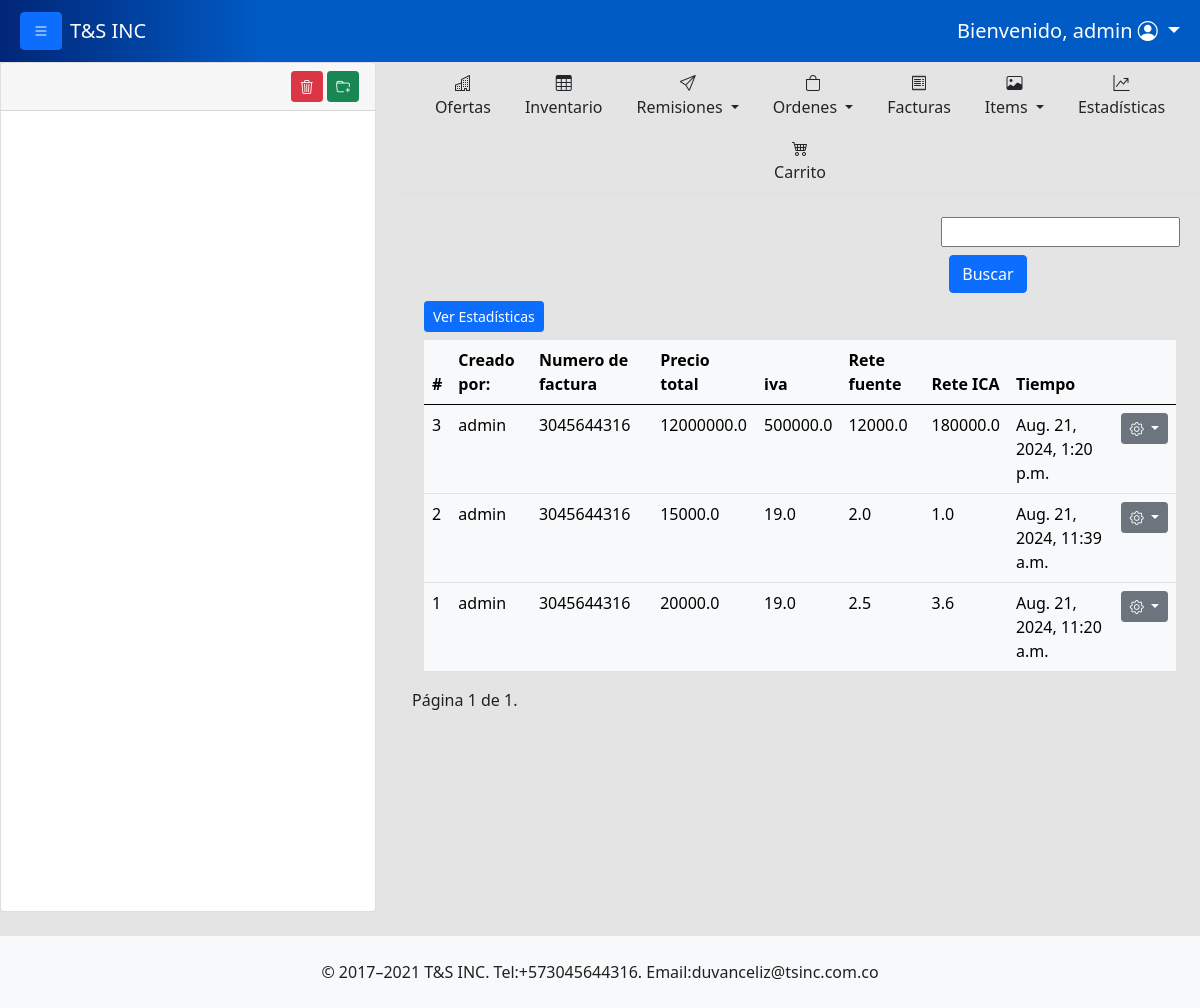
The page /invoices/ (signed in) on the database as committed earlier.
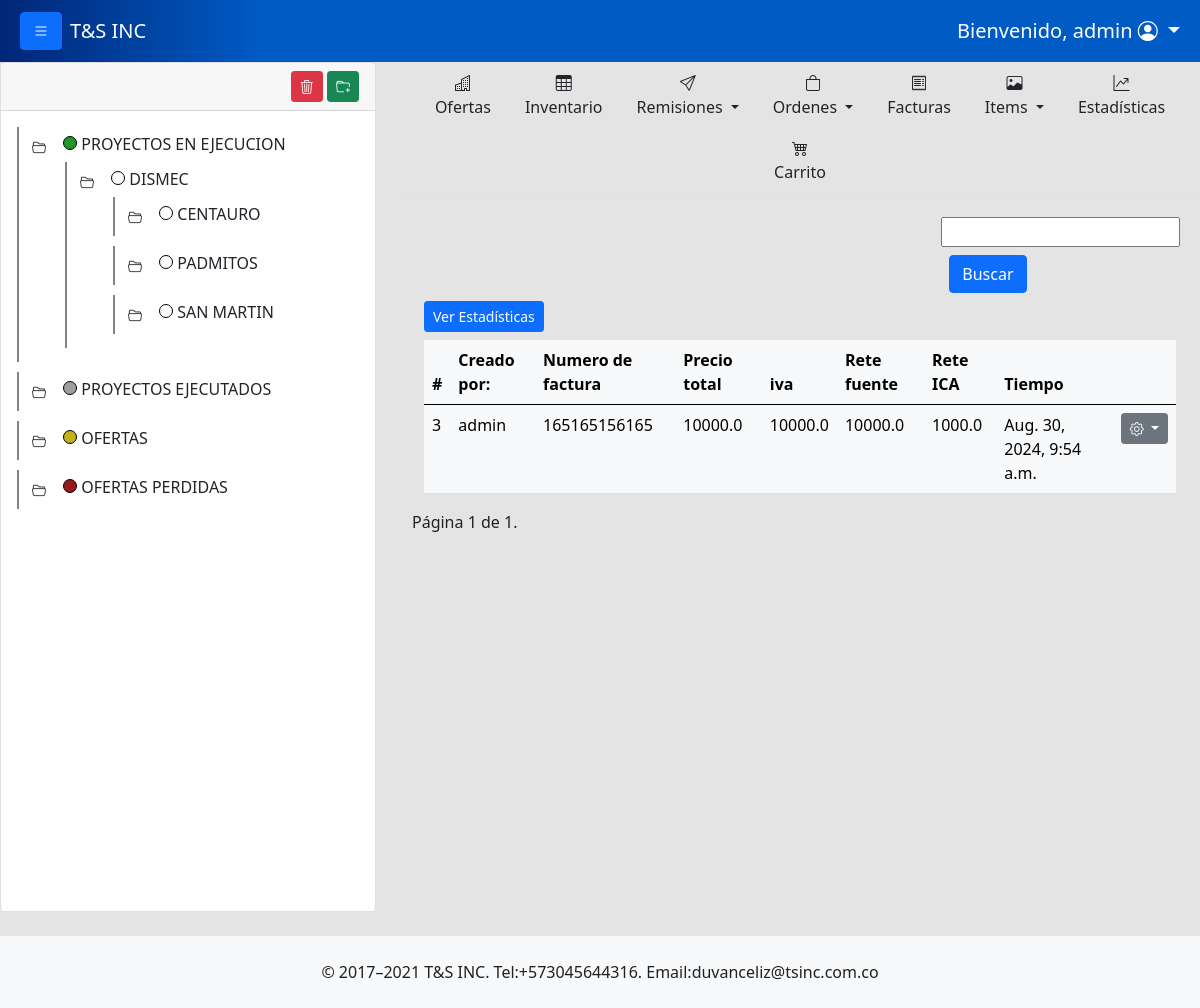
The same page on the database as committed later.
### tsinc/models.py (models this page shows, shortened)
class Invoice(models.Model):
    number = models.CharField(max_length=100)
    total_price = models.FloatField(default=0)
    iva = models.FloatField(default=0)
    source_retention = models.FloatField(default=0)
    ica_retention = models.FloatField(default=0)
    usersession = models.ForeignKey(User,on_delete=models.SET_NULL, null=True, blank=True)
    project = models.ForeignKey(Project, on_delete=models.CASCADE, null=True)
    date = models.DateTimeField(default=timezone.now)
    class Meta:
        verbose_name = "Factura"
        verbose_name_plural = "Facturas"

class Folder(models.Model):
    name = models.CharField(max_length=200)
    order = models.PositiveIntegerField(default=0)
    color = models.CharField(max_length=50, null=True, blank=True)
    parent = models.ForeignKey('self', on_delete=models.CASCADE, null=True, blank=True, related_name='children')
    project = models.ForeignKey(Project, on_delete=models.SET_NULL, null=True, blank=True)
    usersession = models.ForeignKey(User,on_delete=models.SET_NULL, null=True, blank=True )
    date = models.DateTimeField(default=timezone.now)
    class Meta:
        verbose_name = "Carpeta"
        verbose_name_plural = "Carpetas"
        ordering = ['order']

### tsinc/views.py (the view)
# urls.py: path('invoices/', views.invoices, name='invoices'),
@user_passes_test(staff_required,login_url='/accessdenied/')
@login_required
def invoices(request):
    invoices = Invoice.objects.filter().order_by('-date').all()
    search = request.GET.get('search')
    if search:
        invoices = Invoice.objects.filter(Q(number__icontains= search) | Q(total_price__icontains= search))
    invoices = paginator(request,invoices,10)
    return render(request,"invoices.html",{
        'invoices':invoices
    })

### tsinc/context_processors.py (called while the page is built)
def folder_tree(request):
    folders = Folder.objects.select_related('parent').order_by('parent_id', 'order')
    return {
        'folder_tree':folders
    }

def get_user(request):
    return {
        'user':request.user
    }

### tsinc/views.py (called while the page is built)
def staff_required(user):
    return user.is_staff

def paginator(request, obj, number):
    paginator = Paginator(obj, number)
    page_number = request.GET.get('page')
    page_obj = paginator.get_page(page_number)
    return page_obj

### tsinc/templates/invoices.html (shortened to what this page needs)
{% extends 'layout_with_folder_tree.html' %} {% block body %} {% load humanize %} {% load static %}
<div class="container">
  <div class="row">
    <div class="col-md-4">
    </div>
    <div class="col-md-4">
    </div>
    <div class="col-md-4">
      <form id="form-search">
        <input id="input-search" type="text" name="search"/>
        <button id="btn-search" class="btn btn-primary m-2" type="submit">
          Buscar
        </button>
      </form>
    </div>
  </div>
    <div class="row">
       <div class="col-md-12">
        <a href="{% url 'order_statictics' %}" class="btn btn-primary btn-sm mb-2"> Ver Estadísticas</a>
          <table class="table table-hover table-light">
            <thead>
              <tr>
                <th scope="col">#</th>
                <th scope="col">Creado por:</th>
                <th scope="col">Numero de factura</th>
                <th scope="col">Precio total</th>
                <th scope="col">iva</th>
                <th scope="col">Rete fuente</th>
                <th scope="col">Rete ICA</th>
                <th scope="col">Tiempo</th>
                <th></th>
              </tr>
            </thead>
            <tbody>
              <tr>
                {% for invoice in invoices %}
                <td scope="row">{{invoice.id}}</td>
                <td>{{invoice.usersession}}</td>
                <td>{{invoice.number}}</td>
                <td>{{invoice.total_price}}</td>
                <td>{{invoice.iva}}</th>
                <td>{{invoice.source_retention}}</td>
                <td>{{invoice.ica_retention}}</td>
                <td>{{invoice.date}}</td>
                <td>
                  <div class="dropdown d-inline">
                    <button class="btn btn-secondary dropdown-toggle btn-sm" type="button" id="dropdownMenuButton1" data-bs-toggle="dropdown" aria-expanded="false" >
                      <i class="bi bi-gear"></i>
                    </button>
                  </div>
                </td>
              </tr>
              {%endfor%}
            </tbody>
          </table>
       </div>
       <div class="pagination">
        <span class="step-links">
            <span class="current">
                Página {{ invoices.number }} de {{ invoices.paginator.num_pages }}.
            </span>
        </span>
    </div>
    </div>
  </div>
{% endblock %}

### tsinc/templates/workspace_comp/subfolder_tree.html (shortened to what this page needs)
{% for folder in folders %}
    {% if folder.parent_id == parent %}
    <li data-id="{{folder.id}}">
            <span class="toggle-button " onclick="toggleSubfolders(this)"> <button class="btn btn btn-sm "><i class="bi bi-folder2-open"></i></button> </span>
            <div id="folder-color-indicator" style="background: {{folder.color}};"></div>
            <a href="{% url 'overview_folder' folder.id %}" class="text-dark" style="text-decoration: none;" >{{ folder.name }}</a>
            {% if folder.children.exists %}
                <ul data-id="{{folder.id}}" style="display: none;">
                    {% include 'workspace_comp/subfolder_tree.html' with folders=folders parent=folder.id %}
                </ul>
            {% else %}
            <ul>
            </ul>
            {% endif %}
        </li>
    {% endif %}
{% endfor %}

Rows that differ between the two databases and show on the page:
removed Invoice: id "2", usersession "admin", number "3045644316", total_price "15000.0", iva "19.0", source_retention "2.0", ica_retention "1.0", date "Aug. 21, 2024, 11:39 a.m."
removed Invoice: id "1", usersession "admin", number "3045644316", total_price "20000.0", iva "19.0", source_retention "2.5", ica_retention "3.6", date "Aug. 21, 2024, 11:20 a.m."
added Folder: name "PROYECTOS EN EJECUCION"
added Folder: name "DISMEC", shown under "PROYECTOS EN EJECUCION"
added Folder: name "CENTAURO", shown under "DISMEC"
added Folder: name "PADMITOS", shown under "DISMEC"
added Folder: name "SAN MARTIN", shown under "DISMEC"
added Folder: name "PROYECTOS EJECUTADOS"
added Folder: name "OFERTAS"
added Folder: name "OFERTAS PERDIDAS"
changed Invoice "admin": number "3045644316" → "165165156165"; total_price "12000000.0" → "10000.0"; iva "500000.0" → "10000.0"; source_retention "12000.0" → "10000.0"; ica_retention "180000.0" → "1000.0"; date "Aug. 21, 2024, 1:20 p.m." → "Aug. 30, 2024, 9:54 a.m."
